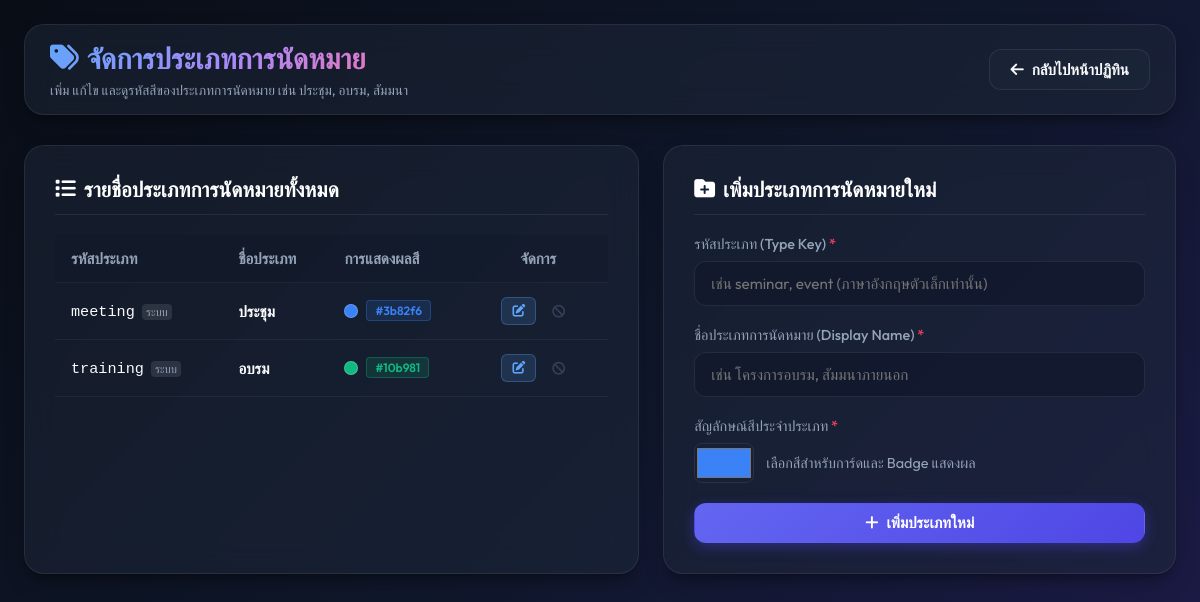
The page /meeting_types.php (signed in) on the database its author committed.
### tables this page shows
CREATE TABLE IF NOT EXISTS `meeting_types` (
    `id` INT AUTO_INCREMENT PRIMARY KEY,
    `type_key` VARCHAR(50) NOT NULL UNIQUE,
    `type_name` VARCHAR(100) NOT NULL,
    `color` VARCHAR(20) DEFAULT '#3b82f6',
    `created_at` TIMESTAMP DEFAULT CURRENT_TIMESTAMP
);

### db.php (called while the page is built, shortened)
        <?php
if (!function_exists('hexToRgba')) {
    function hexToRgba($hex, $alpha = 0.2) {
        $hex = str_replace('#', '', $hex);
        if (strlen($hex) == 3) {
            $r = hexdec(substr($hex, 0, 1) . substr($hex, 0, 1));
            $g = hexdec(substr($hex, 1, 1) . substr($hex, 1, 1));
            $b = hexdec(substr($hex, 2, 1) . substr($hex, 2, 1));
        } else {
            $r = hexdec(substr($hex, 0, 2));
            $g = hexdec(substr($hex, 2, 2));
            $b = hexdec(substr($hex, 4, 2));
        }
        return "rgba($r, $g, $b, $alpha)";
    }
}

### meeting_types.php (the view, shortened to what this page needs)
<?php
require_once 'db.php';
$editMode = false;
$editType = null;
$types = [];
try {
    $stmtTypes = $pdo->query("SELECT * FROM meeting_types ORDER BY id ASC");
    $types = $stmtTypes->fetchAll();
} catch (\PDOException $e) {
    $errorMsg = 'เกิดข้อผิดพลาดในการโหลดข้อมูลประเภทการนัดหมาย: ' . $e->getMessage();
}
?>
<!DOCTYPE html>
<html lang="th">
<head>
    <link rel="stylesheet" href="style.css">
    <link rel="stylesheet" href="https://cdnjs.cloudflare.com/ajax/libs/font-awesome/6.4.0/css/all.min.css">
</head>
<body>
    <div class="app-container">
        <header class="app-header">
            <div class="logo-section">
                <h1><i class="fa-solid fa-tags"></i> จัดการประเภทการนัดหมาย</h1>
                <p>เพิ่ม แก้ไข และดูรหัสสีของประเภทการนัดหมาย เช่น ประชุม, อบรม, สัมมนา</p>
            </div>
            <div class="header-actions">
                <a href="index.php" class="btn btn-secondary"><i class="fa-solid fa-arrow-left"></i> กลับไปหน้าปฏิทิน</a>
            </div>
        </header>
        <main class="types-grid">
            <div class="types-card">
                <h2><i class="fa-solid fa-list"></i> รายชื่อประเภทการนัดหมายทั้งหมด</h2>
                <div style="overflow-x: auto;">
                    <table class="types-table">
                        <thead>
                            <tr>
                                <th>รหัสประเภท</th>
                                <th>ชื่อประเภท</th>
                                <th>การแสดงผลสี</th>
                                <th style="width: 140px; text-align: center;">จัดการ</th>
                            </tr>
                        </thead>
                        <tbody>
                            <?php foreach ($types as $t):
                                $isSystem = ($t['type_key'] === 'meeting' || $t['type_key'] === 'training');
                            ?>
                                <tr>
                                    <td>
                                        <code><?= htmlspecialchars($t['type_key']) ?></code>
                                        <?php if ($isSystem): ?>
                                            <span style="font-size: 0.7rem; background: rgba(255,255,255,0.1); color: var(--text-secondary); padding: 1px 4px; border-radius: 4px; margin-left: 4px;">ระบบ</span>
                                        <?php endif; ?>
                                    </td>
                                    <td>
                                        <strong><?= htmlspecialchars($t['type_name']) ?></strong>
                                    </td>
                                    <td>
                                        <div class="color-preview">
                                            <span class="color-dot" style="background: <?= htmlspecialchars($t['color']) ?>;"></span>
                                            <span class="color-badge" style="background: <?= hexToRgba($t['color'], 0.15) ?>; color: <?= htmlspecialchars($t['color']) ?>; border: 1px solid <?= hexToRgba($t['color'], 0.3) ?>;"><?= htmlspecialchars($t['color']) ?></span>
                                        </div>
                                    </td>
                                    <td style="text-align: center;">
                                        <div style="display: flex; gap: 6px; justify-content: center;">
                                            <a href="?edit_id=<?= $t['id'] ?>" class="btn" style="padding: 6px 10px; font-size: 0.8rem; background: rgba(96, 165, 250, 0.15); color: #60a5fa; border: 1px solid rgba(96, 165, 250, 0.3); border-radius: 6px;" title="แก้ไข"><i class="fa-solid fa-edit"></i></a>
                                            <?php if ($isSystem): ?>
                                                <span style="color: var(--text-muted); font-size: 0.8rem; opacity: 0.4; padding: 6px 10px;" title="ไม่สามารถลบประเภทระบบได้"><i class="fa-solid fa-ban"></i></span>
                                            <?php else: ?>
                                                <a href="?delete_id=<?= $t['id'] ?>" class="btn btn-danger" style="padding: 6px 10px; font-size: 0.8rem; box-shadow: none;" title="ลบ" onclick="return confirm('คุณแน่ใจว่าต้องการลบประเภทการนัดหมาย <?= htmlspecialchars($t['type_name']) ?> หรือไม่?')"><i class="fa-solid fa-trash"></i></a>
                                            <?php endif; ?>
                                        </div>
                                    </td>
                                </tr>
                            <?php endforeach; ?>
                        </tbody>
                    </table>
                </div>
            </div>
            <div class="types-card">
                <h2>
                    <?php if ($editMode): ?>
                        <i class="fa-solid fa-pen-to-square"></i> แก้ไขประเภทการนัดหมาย
                    <?php else: ?>
                        <i class="fa-solid fa-folder-plus"></i> เพิ่มประเภทการนัดหมายใหม่
                    <?php endif; ?>
                </h2>
                <form action="" method="POST">
                    <div class="form-group">
                        <label for="type_key">รหัสประเภท (Type Key) <span style="color: var(--danger)">*</span></label>
                        <input type="text" id="type_key" name="type_key" required
                               placeholder="เช่น seminar, event (ภาษาอังกฤษตัวเล็กเท่านั้น)"
                               pattern="[a-z0-9_-]+"
                               title="อังกฤษตัวเล็ก ตัวเลข เครื่องหมายขีดกลาง หรือขีดล่างเท่านั้น"
                               value="<?= $editMode ? htmlspecialchars($editType['type_key']) : '' ?>"
                               <?= $editMode ? 'readonly style="opacity: 0.6; cursor: not-allowed;"' : '' ?>>
                    </div>
                    <div class="form-group">
                        <label for="type_name">ชื่อประเภทการนัดหมาย (Display Name) <span style="color: var(--danger)">*</span></label>
                        <input type="text" id="type_name" name="type_name" required
                               placeholder="เช่น โครงการอบรม, สัมมนาภายนอก"
                               value="<?= $editMode ? htmlspecialchars($editType['type_name']) : '' ?>">
                    </div>
                    <div class="form-group">
                        <label for="color">สัญลักษณ์สีประจำประเภท <span style="color: var(--danger)">*</span></label>
                        <div style="display: flex; gap: 12px; align-items: center;">
                            <input type="color" id="color" name="color" required style="width: 60px; height: 40px; padding: 0; border: 1px solid var(--border-glass); border-radius: 8px; cursor: pointer; background: none;"
                                   value="<?= $editMode ? htmlspecialchars($editType['color']) : '#3b82f6' ?>">
                            <span style="font-size: 0.9rem; color: var(--text-secondary);">เลือกสีสำหรับการ์ดและ Badge แสดงผล</span>
                        </div>
                    </div>
                    <div style="display: flex; gap: 10px; margin-top: 20px;">
                        <?php if ($editMode): ?>
                            <a href="meeting_types.php" class="btn btn-secondary" style="flex: 1; justify-content: center;"><i class="fa-solid fa-xmark"></i> ยกเลิก</a>
                            <button type="submit" class="btn btn-primary" style="flex: 1.5; justify-content: center;"><i class="fa-solid fa-check"></i> อัปเดตข้อมูล</button>
                        <?php else: ?>
                            <button type="submit" class="btn btn-primary" style="width: 100%; justify-content: center;"><i class="fa-solid fa-plus"></i> เพิ่มประเภทใหม่</button>
                        <?php endif; ?>
                    </div>
                </form>
            </div>
        </main>
    </div>
</body>
</html>

### style.css (style rules this page uses)
:root { --font-primary: 'Outfit', 'Sarabun', sans-serif; --bg-app: linear-gradient(135deg, #090d16 0%, #0f172a 50%, #1e1b4b 100%); --bg-card: rgba(30, 41, 59, 0.5); --bg-card-hover: rgba(30, 41, 59, 0.85); --border-glass: rgba(255, 255, 255, 0.08); --border-focus: rgba(99, 102, 241, 0.5); --text-primary: #f8fafc; --text-secondary: #94a3b8; --text-muted: #64748b; --primary: #4f46e5; --primary-light: #818cf8; --primary-gradient: linear-gradient(135deg, #6366f1 0%, #4f46e5 100%); --success: #10b981; --success-gradient: linear-gradient(135deg, #34d399 0%, #059669 100%); --accent: #0ea5e9; --accent-gradient: linear-gradient(135deg, #38bdf8 0%, #0284c7 100%); --danger: #f43f5e; --danger-gradient: linear-gradient(135deg, #fb7185 0%, #e11d48 100%); --shadow-sm: 0 2px 8px rgba(0, 0, 0, 0.15); --shadow-md: 0 10px 25px -5px rgba(0, 0, 0, 0.3), 0 8px 10px -6px rgba(0, 0, 0, 0.3); --shadow-lg: 0 20px 40px -10px rgba(0, 0, 0, 0.5); --transition-smooth: all 0.3s cubic-bezier(0.4, 0, 0.2, 1); }
* { box-sizing: border-box; margin: 0; padding: 0; }
body { font-family: var(--font-primary); background: var(--bg-app); background-attachment: fixed; color: var(--text-primary); min-height: 100vh; padding: 0; overflow-x: hidden; }
.app-container { max-width: 1400px; margin: 0 auto; padding: 24px; }
header.app-header { display: flex; justify-content: space-between; align-items: center; margin-bottom: 30px; padding: 15px 25px; background: var(--bg-card); backdrop-filter: blur(16px); -webkit-backdrop-filter: blur(16px); border: 1px solid var(--border-glass); border-radius: 20px; box-shadow: var(--shadow-md); }
.logo-section h1 { font-size: 1.8rem; font-weight: 800; background: linear-gradient(135deg, #60a5fa 0%, #a78bfa 50%, #f472b6 100%); -webkit-background-clip: text; -webkit-text-fill-color: transparent; display: flex; align-items: center; gap: 8px; }
.logo-section p { font-size: 0.85rem; color: var(--text-secondary); margin-top: 4px; }
.header-actions { display: flex; gap: 12px; }
.btn { display: inline-flex; align-items: center; gap: 8px; padding: 10px 20px; border-radius: 12px; font-weight: 600; font-size: 0.95rem; cursor: pointer; transition: var(--transition-smooth); border: 1px solid transparent; text-decoration: none; color: white; }
.btn-primary { background: var(--primary-gradient); box-shadow: 0 4px 14px rgba(79, 70, 229, 0.4); }
.btn-secondary { background: var(--bg-card); border: 1px solid var(--border-glass); color: var(--text-primary); }
.form-group { margin-bottom: 20px; }
label { display: block; margin-bottom: 8px; font-weight: 500; font-size: 0.9rem; color: var(--text-secondary); }
input[type="text"], input[type="password"], input[type="date"], input[type="time"], input[type="url"], textarea, select { width: 100%; padding: 12px 16px; background: rgba(15, 23, 42, 0.6); border: 1px solid var(--border-glass); border-radius: 12px; color: var(--text-primary); font-family: var(--font-primary); font-size: 0.95rem; transition: var(--transition-smooth); }

### meeting_types.php (style rules this page uses)
.types-grid { display: grid; grid-template-columns: 1fr; gap: 24px; margin-top: 20px; }
@media (min-width: 900px) { .types-grid { grid-template-columns: 1.2fr 1fr; } }
.types-card { background: var(--bg-card); backdrop-filter: blur(16px); -webkit-backdrop-filter: blur(16px); border: 1px solid var(--border-glass); border-radius: 20px; padding: 30px; box-shadow: var(--shadow-md); }
.types-card h2 { font-size: 1.3rem; font-weight: 700; margin-bottom: 20px; padding-bottom: 12px; border-bottom: 1px solid var(--border-glass); display: flex; align-items: center; gap: 8px; color: white; }
.types-table { width: 100%; border-collapse: collapse; font-size: 0.95rem; }
.types-table th, .types-table td { padding: 14px 16px; border-bottom: 1px solid rgba(255, 255, 255, 0.05); text-align: left; }
.types-table th { font-weight: 700; color: var(--text-secondary); background: rgba(15, 23, 42, 0.4); }
.color-preview { display: inline-flex; align-items: center; gap: 8px; }
.color-dot { width: 14px; height: 14px; border-radius: 50%; border: 1px solid rgba(255, 255, 255, 0.2); display: inline-block; }
.color-badge { font-size: 0.75rem; padding: 2px 8px; border-radius: 4px; font-weight: 600; }

### rows shown on the page
meeting_types: type_key "meeting", shows "ระบบ", type_name "ประชุม", color "#3b82f6"
meeting_types: type_key "training", shows "ระบบ", type_name "อบรม", color "#10b981"
